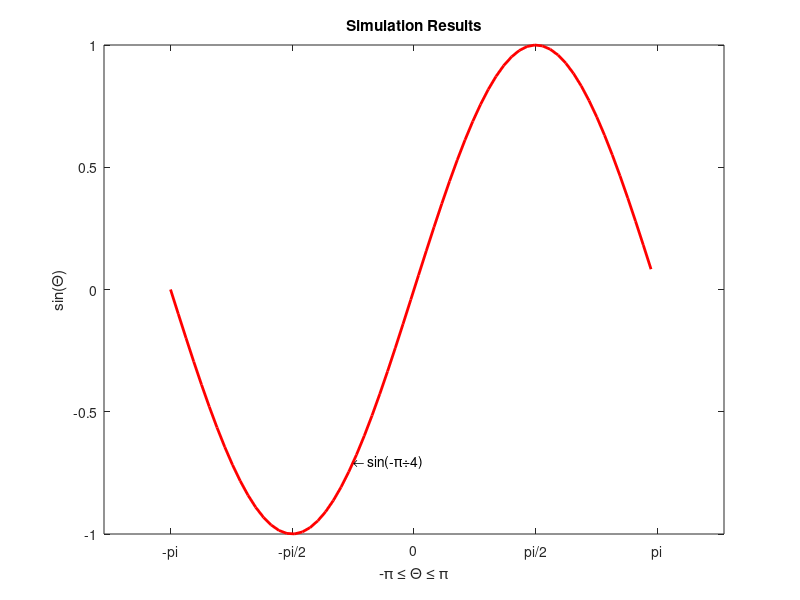

The MATLAB script that drew this image: (Note: this script raises an error after producing the figure.)
close all
clear all
clc

x = -pi:.1:pi;
y = sin(x);
p = plot(x,y);
set(gca,'XTick',-pi:pi/2:pi)
set(gca,'XTickLabel',{'-pi','-pi/2','0','pi/2','pi'})
xlabel('-\pi \leq \Theta \leq \pi')
ylabel('sin(\Theta)')
title('Simulation Results')
text(-pi/4,sin(-pi/4),'\leftarrow sin(-\pi\div4)',...
     'HorizontalAlignment','left')
set(p,'Color','red','LineWidth',2)

latex_fig(10, 3, 1.5)
